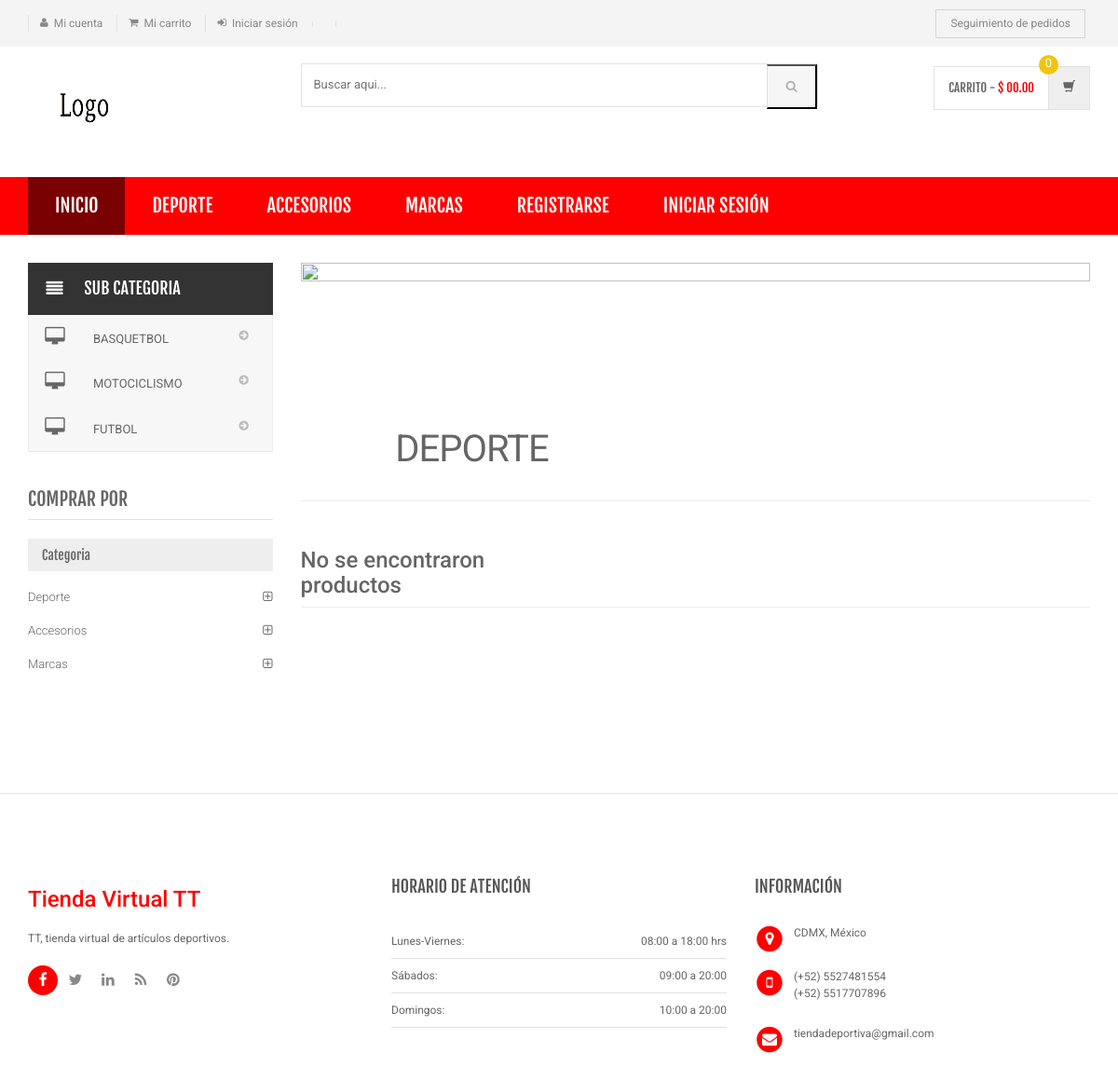
Screenshot of /category.php?cid=10 with the database file from the repository.
### tables this page shows
CREATE TABLE `category` (
  `id` int(11) NOT NULL,
  `categoryName` varchar(255) DEFAULT NULL,
  `categoryDescription` longtext DEFAULT NULL,
  `creationDate` timestamp NOT NULL DEFAULT current_timestamp(),
  `updationDate` varchar(255) DEFAULT NULL
);

CREATE TABLE `subcategory` (
  `id` int(11) NOT NULL,
  `categoryid` int(11) DEFAULT NULL,
  `subcategory` varchar(255) DEFAULT NULL,
  `creationDate` timestamp NULL DEFAULT current_timestamp(),
  `updationDate` varchar(255) DEFAULT NULL
);

### category.php (the view, shortened to what this page needs)
<?php
include('includes/config.php');
$cid=intval($_GET['cid']);
?>
<!DOCTYPE html>
<html lang="es">
	<head>
	    <link rel="stylesheet" href="assets/css/bootstrap.min.css">
	    <link rel="stylesheet" href="assets/css/main.css">
	    <link rel="stylesheet" href="assets/css/green.css">
	    <link rel="stylesheet" href="assets/css/owl.carousel.css">
		<link rel="stylesheet" href="assets/css/owl.transitions.css">
		<link href="assets/css/lightbox.css" rel="stylesheet">
		<link rel="stylesheet" href="assets/css/animate.min.css">
		<link rel="stylesheet" href="assets/css/rateit.css">
		<link rel="stylesheet" href="assets/css/bootstrap-select.min.css">
		<link rel="stylesheet" href="assets/css/config.css">
		<link href="assets/css/green.css" rel="alternate stylesheet" title="Green color">
		<link href="assets/css/blue.css" rel="alternate stylesheet" title="Blue color">
		<link href="assets/css/red.css" rel="alternate stylesheet" title="Red color">
		<link href="assets/css/orange.css" rel="alternate stylesheet" title="Orange color">
		<link href="assets/css/dark-green.css" rel="alternate stylesheet" title="Darkgreen color">
		<link rel="stylesheet" href="assets/css/font-awesome.min.css">
	</head>
    <body class="cnt-home">
<header class="header-style-1">
<?php include('includes/top-header.php');?>
<?php include('includes/main-header.php');?>
<?php include('includes/menu-bar.php');?>
</header>
<div class="body-content outer-top-xs">
	<div class='container'>
		<div class='row outer-bottom-sm'>
			<div class='col-md-3 sidebar'>
<div class="side-menu animate-dropdown outer-bottom-xs">
<div class="side-menu animate-dropdown outer-bottom-xs">
    <div class="head"><i class="icon fa fa-align-justify fa-fw"></i>Sub Categoria</div>
    <nav class="yamm megamenu-horizontal" role="navigation">
        <ul class="nav">
            <li class="dropdown menu-item">
              <?php $sql=mysqli_query($con,"select id,subcategory  from subcategory where categoryid='$cid'");
while($row=mysqli_fetch_array($sql))
{
    ?>
                <a href="sub-category.php?scid=<?php echo $row['id'];?>" class="dropdown-toggle"><i class="icon fa fa-desktop fa-fw"></i>
                <?php echo $row['subcategory'];?></a>
                <?php }?>
</li>
</ul>
    </nav>
</div>
</div>
	            <div class="sidebar-module-container">
	            	<h3 class="section-title">comprar por</h3>
	            	<div class="sidebar-filter">
<div class="sidebar-widget wow fadeInUp outer-bottom-xs ">
	<div class="widget-header m-t-20">
		<h4 class="widget-title">Categoria</h4>
	</div>
	<div class="sidebar-widget-body m-t-10">
	         <?php $sql=mysqli_query($con,"select id,categoryName  from category");
while($row=mysqli_fetch_array($sql))
{
    ?>
		<div class="accordion">
	    	<div class="accordion-group">
	            <div class="accordion-heading">
	                <a href="category.php?cid=<?php echo $row['id'];?>"  class="accordion-toggle collapsed">
	                   <?php echo $row['categoryName'];?>
	                </a>
	            </div>
	        </div>
	    </div>
	    <?php } ?>
	</div>
</div>
	            	</div>
	            </div>
            </div>
			<div class='col-md-9'>
	<div id="category" class="category-carousel hidden-xs">
		<div class="item">
			<div class="image">
				<img src="assets/images/banners/cat-banner-1.jpg" alt="" class="img-responsive">
			</div>
			<div class="container-fluid">
				<div class="caption vertical-top text-left">
					<div class="big-text">
						<br />
					</div>
					       <?php $sql=mysqli_query($con,"select categoryName  from category where id='$cid'");
while($row=mysqli_fetch_array($sql))
{
    ?>
					<div class="excerpt hidden-sm hidden-md">
						<?php echo htmlentities($row['categoryName']);?>
					</div>
			<?php } ?>
				</div>
			</div>
		</div>
</div>
				<div class="search-result-container">
					<div id="myTabContent" class="tab-content">
						<div class="tab-pane active " id="grid-container">
							<div class="category-product  inner-top-vs">
								<div class="row">
			<?php
$ret=mysqli_query($con,"select * from products where category='$cid'");
$num=mysqli_num_rows($ret);
if($num>0)
{
while ($row=mysqli_fetch_array($ret))
{?>
		<div class="col-sm-6 col-md-4 wow fadeInUp">
			<div class="products">
	<div class="product">
		<div class="product-image">
			<div class="image">
				<a href="product-details.php?pid=<?php echo htmlentities($row['id']);?>"><img  src="assets/images/blank.gif" data-echo="admin/productimages/<?php echo htmlentities($row['id']);?>/<?php echo htmlentities($row['productImage1']);?>" alt="" width="200" height="300"></a>
			</div>
		</div>
		<div class="product-info text-left">
			<h3 class="name"><a href="product-details.php?pid=<?php echo htmlentities($row['id']);?>"><?php echo htmlentities($row['productName']);?></a></h3>
			<div class="rating rateit-small"></div>
			<div class="description"></div>
			<div class="product-price">
				<span class="price">
					$ <?php echo htmlentities($row['productPrice']);?>			</span>
										     <span class="price-before-discount">$ <?php echo htmlentities($row['productPriceBeforeDiscount']);?></span>
			</div>
		</div>
					<div class="cart clearfix animate-effect">
				<div class="action">
					<ul class="list-unstyled">
						<li class="add-cart-button btn-group">
							<button class="btn btn-primary icon" data-toggle="dropdown" type="button">
								<i class="fa fa-shopping-cart"></i>
							</button>
							<a href="category.php?page=product&action=add&id=<?php echo $row['id']; ?>">
							<button class="btn btn-primary" type="button">Agregar a carrito</button></a>
						</li>
		                <li class="lnk wishlist">
							<a class="add-to-cart" href="category.php?pid=<?php echo htmlentities($row['id'])?>&&action=wishlist" title="Wishlist">
								 <i class="icon fa fa-heart"></i>
							</a>
						</li>
					</ul>
				</div>
			</div>
			</div>
			</div>
		</div>
	  <?php } } else {?>
		<div class="col-sm-6 col-md-4 wow fadeInUp"> <h3>No se encontraron productos</h3>
		</div>
<?php } ?>
										</div>
							</div>
						</div>
				</div>
			</div>
		</div></div>
</div>
</div>
<?php include('includes/footer.php');?>
</body>
</html>

### includes/menu-bar.php (shortened to what this page needs)
<div class="header-nav animate-dropdown">
    <div class="container">
        <div class="yamm navbar navbar-default" role="navigation">
            <div class="nav-bg-class">
                <div class="navbar-collapse collapse" id="mc-horizontal-menu-collapse">
	<div class="nav-outer">
		<ul class="nav navbar-nav">
			<li class="active dropdown yamm-fw">
				<a href="index.php" data-hover="dropdown" class="dropdown-toggle">Inicio</a>
			</li>
              <?php $sql=mysqli_query($con,"select id,categoryName  from category limit 6");
while($row=mysqli_fetch_array($sql))
{
    ?>
			<li class="dropdown yamm">
				<a href="category.php?cid=<?php echo $row['id'];?>"> <?php echo $row['categoryName'];?></a>
			</li>
			<?php } ?>
						<li class="dropdown yamm">
				<a href="register.php" data-hover="dropdown" class="dropdown-toggle">Registrarse</a>
				</li>
				<li class="dropdown yamm">
				<a href="login.php">Iniciar Sesión</a>
				</li>
		</ul>
		<div class="clearfix"></div>
	</div>
</div>
            </div>
        </div>
    </div>
</div>

### assets/css/green.css (style rules this page uses)
a { color: #ff0000 ; }
.header-style-1 .header-nav { background: #ff0000 ; }
.cnt-home .header-style-1 .header-nav .navbar .navbar-nav > li.active { background: #7a0101; }
.sidebar .sidebar-module-container .sidebar-widget .sidebar-widget-body .accordion .accordion-group .accordion-heading .accordion-toggle, .sidebar .sidebar-module-container .sidebar-widget .sidebar-widget-body .accordion .accordion-group .accordion-heading .accordion-toggle:hover, .sidebar .sidebar-module-container .sidebar-widget .sidebar-widget-body .accordion .accordion-group .accordion-heading .accordion-toggle:focus, .sidebar .sidebar-module-container .sidebar-widget .sidebar-widget-body .accordion .accordion-group .accordion-heading .accordion-toggle:after { color: #ff0000 ; }

### assets/css/lightbox.css (style rules this page uses)
body:after { content: url(../images/close.png) url(../images/loading.gif) url(../images/prev.png) url(../images/next.png); display: none; }

### assets/css/blue.css (style rules this page uses)
a { color: #3498db; }
.header-style-1 .header-nav { background: #3498db; }
.cnt-home .header-style-1 .header-nav .navbar .navbar-nav > li.active { background: #1d6ca1; }
.sidebar .sidebar-module-container .sidebar-widget .sidebar-widget-body .accordion .accordion-group .accordion-heading .accordion-toggle, .sidebar .sidebar-module-container .sidebar-widget .sidebar-widget-body .accordion .accordion-group .accordion-heading .accordion-toggle:hover, .sidebar .sidebar-module-container .sidebar-widget .sidebar-widget-body .accordion .accordion-group .accordion-heading .accordion-toggle:focus, .sidebar .sidebar-module-container .sidebar-widget .sidebar-widget-body .accordion .accordion-group .accordion-heading .accordion-toggle:after { color: #3498db; }

### assets/css/red.css (style rules this page uses)
a { color: #ff6c6c; }
.header-style-1 .header-nav { background: #ff6c6c; }
.cnt-home .header-style-1 .header-nav .navbar .navbar-nav > li.active { background: #ff1a1a; }
.sidebar .sidebar-module-container .sidebar-widget .sidebar-widget-body .accordion .accordion-group .accordion-heading .accordion-toggle, .sidebar .sidebar-module-container .sidebar-widget .sidebar-widget-body .accordion .accordion-group .accordion-heading .accordion-toggle:hover, .sidebar .sidebar-module-container .sidebar-widget .sidebar-widget-body .accordion .accordion-group .accordion-heading .accordion-toggle:focus, .sidebar .sidebar-module-container .sidebar-widget .sidebar-widget-body .accordion .accordion-group .accordion-heading .accordion-toggle:after { color: #ff6c6c; }

### assets/css/orange.css (style rules this page uses)
a { color: #f39c12; }
.header-style-1 .header-nav { background: #f39c12; }
.cnt-home .header-style-1 .header-nav .navbar .navbar-nav > li.active { background: #ab6c09; }
.sidebar .sidebar-module-container .sidebar-widget .sidebar-widget-body .accordion .accordion-group .accordion-heading .accordion-toggle, .sidebar .sidebar-module-container .sidebar-widget .sidebar-widget-body .accordion .accordion-group .accordion-heading .accordion-toggle:hover, .sidebar .sidebar-module-container .sidebar-widget .sidebar-widget-body .accordion .accordion-group .accordion-heading .accordion-toggle:focus, .sidebar .sidebar-module-container .sidebar-widget .sidebar-widget-body .accordion .accordion-group .accordion-heading .accordion-toggle:after { color: #f39c12; }

### assets/css/dark-green.css (style rules this page uses)
a { color: #12cca7; }
.header-style-1 .header-nav { background: #12cca7; }
.cnt-home .header-style-1 .header-nav .navbar .navbar-nav > li.active { background: #0b816a; }
.sidebar .sidebar-module-container .sidebar-widget .sidebar-widget-body .accordion .accordion-group .accordion-heading .accordion-toggle, .sidebar .sidebar-module-container .sidebar-widget .sidebar-widget-body .accordion .accordion-group .accordion-heading .accordion-toggle:hover, .sidebar .sidebar-module-container .sidebar-widget .sidebar-widget-body .accordion .accordion-group .accordion-heading .accordion-toggle:focus, .sidebar .sidebar-module-container .sidebar-widget .sidebar-widget-body .accordion .accordion-group .accordion-heading .accordion-toggle:after { color: #12cca7; }

### rows the page displays
category: categoryName "DEPORTE", categoryName "Deporte"
category: categoryName "ACCESORIOS", categoryName "Accesorios"
category: categoryName "MARCAS", categoryName "Marcas"
subcategory: subcategory "BASQUETBOL"
subcategory: subcategory "MOTOCICLISMO"
subcategory: subcategory "FUTBOL"
